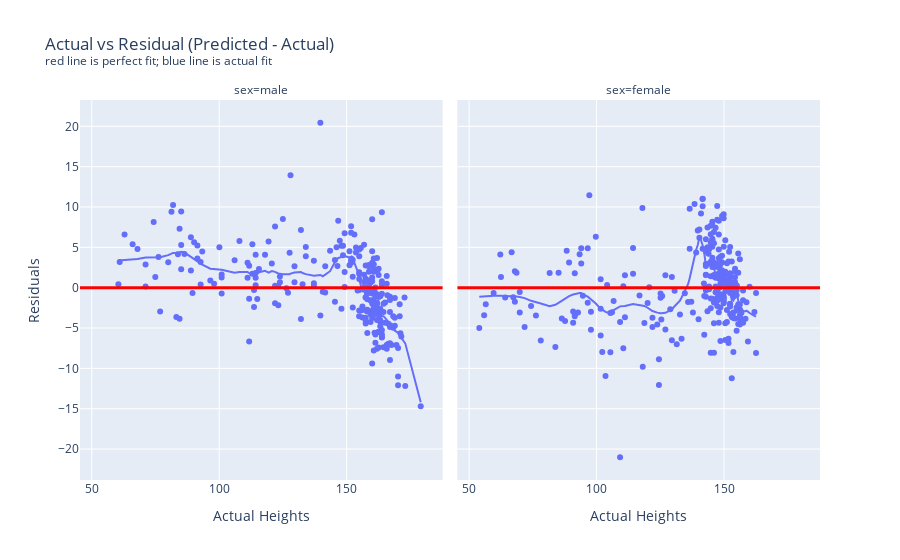

Source (notebook cell):
### Code cell
fig = px.scatter(
    temp,
    x="Actual Heights",
    y="Residuals",
    facet_col='sex',
    trendline='lowess',
    trendline_options=dict(frac=0.1),
    title="Actual vs Residual (Predicted - Actual)<br><sup>red line is perfect fit; blue line is actual fit</sup>",
)
fig.add_hline(y=0, line_width=3, line_color="red")
fig

### Figure 1 — Plotly figure (JSON) as saved in the notebook; plotly's stock layout.template omitted (floating-point values rounded to 4 significant figures; data arrays with more than 128 entries replaced by an {"elided": "..."} marker saying what was removed)
{"data": [{"hovertemplate": "sex=male<br>Actual Heights=%{x}<br>Residuals=%{y}<extra></extra>", "legendgroup": "", "marker": {"color": "#636efa", "symbol": "circle"}, "mode": "markers", "name": "", "orientation": "v", "showlegend": false, "type": "scatter", "x": {"elided": "257 float values"}, "xaxis": "x", "y": {"elided": "257 float values"}, "yaxis": "y"}, {"hovertemplate": "<b>LOWESS trendline</b><br><br>sex=male<br>Actual Heights=%{x}<br>Residuals=%{y} <b>(trend)</b><extra></extra>", "legendgroup": "", "marker": {"color": "#636efa", "symbol": "circle"}, "mode": "lines", "name": "", "showlegend": false, "type": "scatter", "x": {"elided": "257 float values"}, "xaxis": "x", "y": {"elided": "257 float values"}, "yaxis": "y"}, {"hovertemplate": "sex=female<br>Actual Heights=%{x}<br>Residuals=%{y}<extra></extra>", "legendgroup": "", "marker": {"color": "#636efa", "symbol": "circle"}, "mode": "markers", "name": "", "orientation": "v", "showlegend": false, "type": "scatter", "x": {"elided": "287 float values"}, "xaxis": "x2", "y": {"elided": "287 float values"}, "yaxis": "y2"}, {"hovertemplate": "<b>LOWESS trendline</b><br><br>sex=female<br>Actual Heights=%{x}<br>Residuals=%{y} <b>(trend)</b><extra></extra>", "legendgroup": "", "marker": {"color": "#636efa", "symbol": "circle"}, "mode": "lines", "name": "", "showlegend": false, "type": "scatter", "x": {"elided": "287 float values"}, "xaxis": "x2", "y": {"elided": "287 float values"}, "yaxis": "y2"}], "layout": {"annotations": [{"showarrow": false, "text": "sex=male", "x": 0.245, "xanchor": "center", "xref": "paper", "y": 1, "yanchor": "bottom", "yref": "paper"}, {"showarrow": false, "text": "sex=female", "x": 0.755, "xanchor": "center", "xref": "paper", "y": 1, "yanchor": "bottom", "yref": "paper"}], "legend": {"tracegroupgap": 0}, "shapes": [{"line": {"color": "red", "width": 3}, "type": "line", "x0": 0, "x1": 1, "xref": "x domain", "y0": 0, "y1": 0, "yref": "y"}, {"line": {"color": "red", "width": 3}, "type": "line", "x0": 0, "x1": 1, "xref": "x2 domain", "y0": 0, "y1": 0, "yref": "y2"}], "title": {"text": "Actual vs Residual (Predicted - Actual)<br><sup>red line is perfect fit; blue line is actual fit</sup>"}, "xaxis": {"anchor": "y", "domain": [0, 0.49], "title": {"text": "Actual Heights"}}, "xaxis2": {"anchor": "y2", "domain": [0.51, 1], "matches": "x", "title": {"text": "Actual Heights"}}, "yaxis": {"anchor": "x", "domain": [0, 1], "title": {"text": "Residuals"}}, "yaxis2": {"anchor": "x2", "domain": [0, 1], "matches": "y", "showticklabels": false}}}
